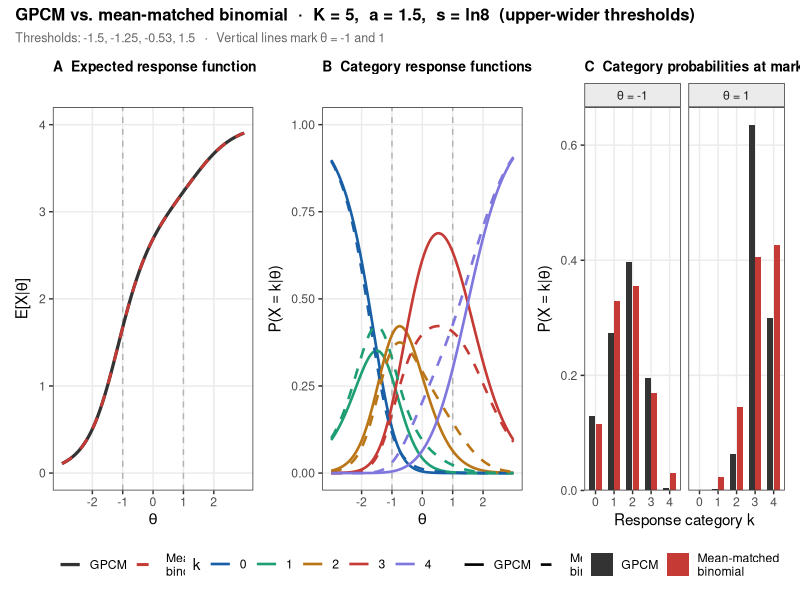

This figure's R source:
library(ggplot2)
library(patchwork)

# ── Parameters ────────────────────────────────────────────────────────────────
K      <- 5L
a      <- 1.5
s      <- log(8)          # upper-wider asymmetry
THETAS <- c(-1, 1)      # two highlighted ability values
theta_grid <- seq(-3, 3, by = 0.05)

COL_GPCM <- "#333333"
COL_NP   <- "#C53A35"
CAT_COLS <- c("#185FA5","#1D9E75","#BA7517","#C53A35","#7F77DD")

# ── Helpers ───────────────────────────────────────────────────────────────────
make_thresholds <- function(K, s) {
  n <- K - 1L; rng <- 3.0
  if (abs(s) < 1e-9 || n <= 2L)
    return(seq(-rng/2, rng/2, length.out = n))
  wi   <- exp(s * seq(0, n-2) / (n - 2))
  gaps <- wi / sum(wi) * rng
  b    <- cumsum(c(-rng/2, gaps[-length(gaps)]))
  c(b, b[n-1] + gaps[n-1])
}

gpcm_pr <- function(theta, a, b) {
  K  <- length(b) + 1L
  ln <- matrix(0, length(theta), K)
  for (k in seq_len(K-1)) ln[, k+1] <- ln[, k] + a*(theta - b[k])
  ln <- ln - apply(ln, 1, max)
  ex <- exp(ln); ex / rowSums(ex)
}

dbinom_mat <- function(p, K)
  outer(p, 0:(K-1), function(pp, k) dbinom(k, K-1, pp))

np_binom_pr <- function(theta, a, b, K) {
  gp   <- gpcm_pr(theta, a, b)
  emn  <- as.numeric(gp %*% 0:(K-1))
  phat <- pmin(pmax(emn / (K-1), 1e-10), 1-1e-10)
  dbinom_mat(phat, K)
}

erf <- function(pr, K) as.numeric(pr %*% 0:(K-1))

# ── Compute grid data ─────────────────────────────────────────────────────────
b  <- make_thresholds(K, s)
gp <- gpcm_pr(theta_grid, a, b)
np <- np_binom_pr(theta_grid, a, b, K)

grid_df <- data.frame(
  th   = theta_grid,
  erfG = erf(gp, K),
  erfN = erf(np, K)
)
for (k in 0:(K-1)) {
  grid_df[[paste0("crfG", k)]] <- gp[, k+1]
  grid_df[[paste0("crfN", k)]] <- np[, k+1]
}

# ── Point data at the two θ values ────────────────────────────────────────────
pt_rows <- lapply(THETAS, function(th) {
  gp_pt <- as.numeric(gpcm_pr(th, a, b))
  np_pt <- as.numeric(np_binom_pr(th, a, b, K))
  data.frame(
    theta = th,
    k     = factor(0:(K-1)),
    prob  = c(gp_pt, np_pt),
    model = rep(c("GPCM", "Mean-matched\nbinomial"), each = K)
  )
})
pt_df <- do.call(rbind, pt_rows)
pt_df$model <- factor(pt_df$model, levels = c("GPCM", "Mean-matched\nbinomial"))
pt_df$theta_lab <- factor(
  paste0("θ = ", pt_df$theta),
  levels = paste0("θ = ", THETAS)
)

# ── vline helper ──────────────────────────────────────────────────────────────
vlines <- data.frame(th = THETAS)

# ── Panel A: ERF ──────────────────────────────────────────────────────────────
pA <- ggplot(grid_df, aes(x = th)) +
  geom_vline(data = vlines, aes(xintercept = th),
             linetype = "dashed", colour = "grey70", linewidth = 0.5) +
  geom_line(aes(y = erfG, colour = "GPCM"),    linewidth = 1.1) +
  geom_line(aes(y = erfN, colour = "Mean-matched\nbinomial"), linewidth = 1.0,
            linetype = "dashed") +
  scale_colour_manual(values = c("GPCM" = COL_GPCM, "Mean-matched\nbinomial" = COL_NP),
                      name = NULL) +
  scale_x_continuous(breaks = -2:2) +
  scale_y_continuous(limits = c(0, K-1), breaks = 0:(K-1)) +
  labs(x = expression(theta), y = expression(E*"["*X*"|"*theta*"]"),
       title = "A  Expected response function") +
  theme_bw(base_size = 11) +
  theme(legend.position  = "bottom",
        panel.grid.minor = element_blank(),
        plot.title       = element_text(size = 10, face = "bold"))

# ── Panel B: CRF ──────────────────────────────────────────────────────────────
crf_long <- do.call(rbind, lapply(0:(K-1), function(k) {
  rbind(
    data.frame(th = theta_grid, prob = grid_df[[paste0("crfG", k)]],
               k = factor(k), model = "GPCM"),
    data.frame(th = theta_grid, prob = grid_df[[paste0("crfN", k)]],
               k = factor(k), model = "Mean-matched\nbinomial")
  )
}))
crf_long$model <- factor(crf_long$model, levels = c("GPCM", "Mean-matched\nbinomial"))

pB <- ggplot(crf_long, aes(x = th, y = prob, colour = k)) +
  geom_vline(data = vlines, aes(xintercept = th),
             linetype = "dashed", colour = "grey70", linewidth = 0.5,
             inherit.aes = FALSE) +
  geom_line(aes(linetype = model), linewidth = 0.9) +
  scale_colour_manual(values = CAT_COLS[seq_len(K)], name = "k") +
  scale_linetype_manual(values = c("GPCM" = "solid", "Mean-matched\nbinomial" = "dashed"),
                        name = NULL) +
  scale_x_continuous(breaks = -2:2) +
  scale_y_continuous(limits = c(0, 1)) +
  labs(x = expression(theta), y = expression(P*"("*X == k*"|"*theta*")"),
       title = "B  Category response functions") +
  guides(colour   = guide_legend(order = 1, nrow = 1),
         linetype = guide_legend(order = 2)) +
  theme_bw(base_size = 11) +
  theme(legend.position  = "bottom",
        panel.grid.minor = element_blank(),
        plot.title       = element_text(size = 10, face = "bold"))

# ── Panel C: bar chart of P(X=k|θ) at two θ values ───────────────────────────
pC <- ggplot(pt_df, aes(x = k, y = prob, fill = model)) +
  geom_col(position = position_dodge(width = 0.7), width = 0.65) +
  facet_wrap(~ theta_lab, ncol = 2) +
  scale_fill_manual(values = c("GPCM" = COL_GPCM, "Mean-matched\nbinomial" = COL_NP),
                    name = NULL) +
  scale_y_continuous(limits = c(0, NA), expand = expansion(mult = c(0, 0.05))) +
  labs(x = "Response category k",
       y = expression(P*"("*X == k*"|"*theta*")"),
       title = "C  Category probabilities at marked θ values") +
  theme_bw(base_size = 11) +
  theme(legend.position   = "bottom",
        panel.grid.minor  = element_blank(),
        strip.background  = element_rect(fill = "grey92"),
        plot.title        = element_text(size = 10, face = "bold"))

# ── Assemble ──────────────────────────────────────────────────────────────────
p_final <- (pA | pB | pC) +
  plot_annotation(
    title    = paste0("GPCM vs. mean-matched binomial  ·  K = ", K,
                      ",  a = ", a, ",  s = ln8  (upper-wider thresholds)"),
    subtitle = paste0("Thresholds: ", paste(round(b, 2), collapse = ", "),
                      "   ·   Vertical lines mark θ = ",
                      paste(THETAS, collapse = " and ")),
    theme = theme(plot.title    = element_text(size = 12, face = "bold"),
                  plot.subtitle = element_text(size = 9, colour = "grey40"))
  ) &
  theme(legend.justification = "center")

ggsave("/home/ben/Dropbox/Apps/Overleaf/binomial_model/figs/fig_kl_category.pdf",
       p_final, width = 11, height = 4, device = cairo_pdf)
cat("saved fig_kl_category.pdf\n")
